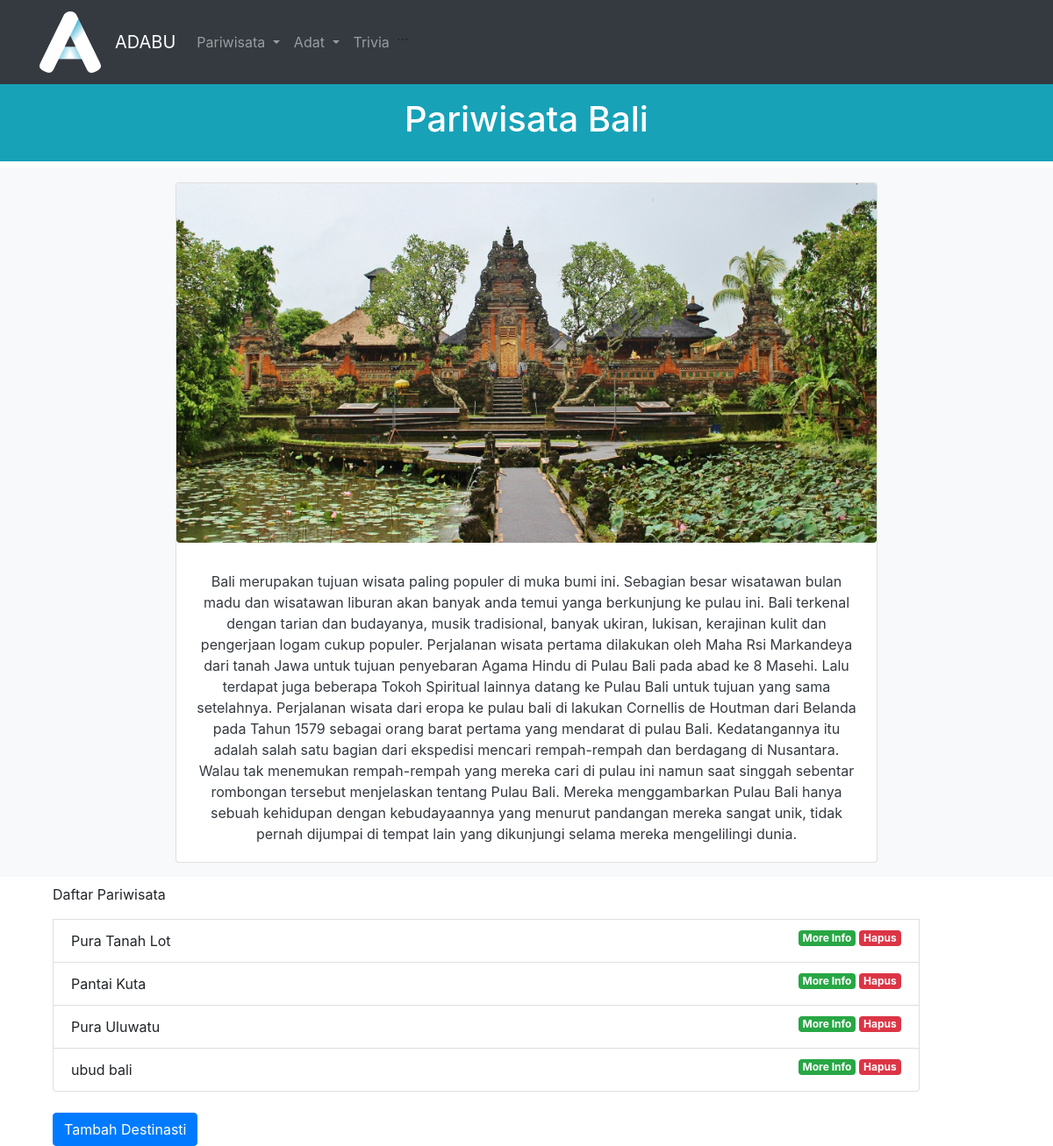
The page /public/Bali on the database its author committed.
### tables this page shows
CREATE TABLE `dbbali` (
  `id` int(5) NOT NULL,
  `nama_wisata` varchar(200) NOT NULL,
  `keterangan` varchar(5000) NOT NULL,
  `gambar` varchar(100) NOT NULL
);

### app/core/Controller.php (called while the page is built, shortened)
<?php
class Controller{
    public function view($view, $data = [])
    {
        require_once '../app/views/' . $view . '.php';
    }
    public function model($model)
    {
        return new $model;
    }
}

### app/controllers/Bali.php (called while the page is built, shortened)
<?php
class Bali extends Controller{
    public function index($nama = 'Pariwisata Bali')
    {
        $data['nama'] = $nama;
        $data['judul'] = 'bali';
        $data['pb'] = $this->model('Balipari_model')->getAllPariwisata();
        $this->view('templates/header', $data);
        $this->view('bali/index', $data);
        $this->view('templates/footer');
    }
}

### app/core/App.php (called while the page is built, shortened)
<?php
class App{
    protected $method = 'index';
    protected $params = [];
    public function __construct()
    {
       $this->controller = new $this->controller;
       call_user_func_array([$this->controller, $this->method], $this->params);
    }
}

### public/index.php (called while the page is built, shortened)
<?php
$app = new App;

### app/core/Database.php (called while the page is built, shortened)
<?php
class Database{
    private $host = DB_HOST;
    private $user = DB_USER;
    private $pass = DB_PASS;
    private $db_name = DB_NAME;
    private $dbh;
    private $stmt;
    public function __construct()
    {
        $dsn = 'mysql:host=' . $this->host . ';dbname=' . $this->db_name;
        $option = [
            PDO::ATTR_PERSISTENT => true,
            PDO::ATTR_ERRMODE => PDO::ERRMODE_EXCEPTION
        ];
        try{
            $this->dbh = new PDO($dsn, $this->user, $this->pass, $option);
        }catch(PDOException $e){
            die($e->getMessage());
        }
    }
    public function query($query)
    {
        $this->stmt = $this->dbh->prepare($query);
    }
    public function execute()
    {
        $this->stmt->execute();
    }
    public function resultSet()
    {
        $this->execute();
        return $this->stmt->fetchAll(PDO::FETCH_ASSOC);
    }
}

### app/models/Balipari_model.php (called while the page is built, shortened)
<?php
class Balipari_model{
    private $table = 'dbbali';
    private $db;
    public function __construct()
    {
      $this->db = new Database;
    }
    public function getAllPariwisata()
    {
        $this->db->query('SELECT * FROM ' . $this->table );
        return $this->db->resultSet();
    }
}

### app/views/bali/index.php (the view, shortened to what this page needs)
<div class="p-3 mb-2 bg-info text-white"><center><h1><?= $data['nama'] ;?></h1></center></div>
<div class="p-3 mb-2 bg-light text-dark">
    <center><div class="card" style="width: 50rem;">
    <img src="<?= BASEURL ;?>/img/gbrbali/ubud.jpg" class="card-img-top rounded mx-auto d-block" alt="" width="300">
        <div class="card-body">
            <p class="card-text"> Bali merupakan tujuan wisata paling populer di muka bumi ini. Sebagian besar wisatawan bulan madu dan wisatawan liburan akan banyak anda temui yanga berkunjung ke pulau ini.
Bali terkenal dengan tarian dan budayanya, musik tradisional, banyak ukiran, lukisan, kerajinan kulit dan pengerjaan logam cukup populer.
Perjalanan wisata pertama dilakukan oleh Maha Rsi Markandeya dari tanah Jawa untuk tujuan penyebaran Agama Hindu di Pulau Bali pada abad ke 8 Masehi.
Lalu terdapat juga beberapa Tokoh Spiritual lainnya datang ke Pulau Bali untuk tujuan yang sama setelahnya.
Perjalanan wisata dari eropa ke pulau bali di lakukan Cornellis de Houtman dari Belanda pada Tahun 1579 sebagai orang barat pertama yang mendarat di pulau Bali. Kedatangannya itu adalah salah satu bagian dari ekspedisi mencari rempah-rempah dan berdagang di Nusantara.
Walau tak menemukan rempah-rempah yang mereka cari di pulau ini namun saat singgah sebentar rombongan tersebut menjelaskan tentang Pulau Bali.
Mereka menggambarkan Pulau Bali hanya sebuah kehidupan dengan kebudayaannya yang menurut pandangan mereka sangat unik, tidak pernah dijumpai di tempat lain yang dikunjungi selama mereka mengelilingi dunia.</p>
        </div>
    </div></center>
</div>
<div class="container">
    <div class="row-5">
        <div class="col-11">
            <ul class="list-group">
            <p>Daftar Pariwisata </p>
                <?php foreach ($data['pb'] as $pb ): ?>
                    <li class="list-group-item">
                    <?= $pb['nama_wisata'] ;?>
                    <a href="<?= BASEURL ;?>/bali/hapus/<?= $pb['id']  ?>" class="badge badge-danger float-right ml-1" onclick="return confirm('apakah anda ingin menghapus destinasti ini?');">Hapus</a>
                    <a href="<?= BASEURL ;?>/bali/info/<?= $pb['id']  ?>" class="badge badge-success float-right">More Info</a>
                    </li>
                <?php endforeach; ?>
            </ul>
            <br>
            <button type="button" class="btn btn-primary" data-toggle="modal" data-target="#formModal">
                Tambah Destinasti
            </button>
        </div>
    </div>
</div>

### app/views/templates/header.php (shortened to what this page needs)
<!DOCTYPE html>
<html lang="en">
<head>
    <link rel="stylesheet"  href="<?= BASEURL;  ?>/css/bootstrap.css" >
</head>
<body>
<nav class="navbar navbar-expand-lg navbar navbar navbar navbar-dark bg-dark">
    <div class="container">
        <a class="navbar-brand" href="#">
            <img src="<?= BASEURL;  ?>/img/A.png" width="70" height="70" class="d-inline-block align-top" alt="">
        </a>
        <a class="navbar-brand" href="<?= BASEURL;  ?>">ADABU</a>
        <div class="collapse navbar-collapse" id="navbarNavAltMarkup">
        <div class="navbar-nav">
        <ul class="nav nav-pills " id="pills-tab" role="tablist">
            <li class="nav-item dropdown"  role="presentation">
                <a class="nav-link dropdown-toggle" href="#" id="navbarDropdownMenuLink" role="button" data-toggle="dropdown" aria-haspopup="true" aria-expanded="false">
                Pariwisata
                </a>
            </li>
            <li class="nav-item dropdown"  role="presentation">
                <a class="nav-link dropdown-toggle" href="#" id="navbarDropdownMenuLink" role="button" data-toggle="dropdown" aria-haspopup="true" aria-expanded="false">
                Adat
                </a>
            </li>
            <li class="nav-item">
                <a class="nav-link"  href="<?= BASEURL ;?>/About" role="tab" aria-controls="pills-contact" aria-selected="false">Trivia</a>
            </li>
        </ul>
        <div class="tab-content" id="pills-tabContent">
        <div class="tab-pane fade show active" id="pills-home" role="tabpanel" aria-labelledby="pills-home-tab">...</div>
        </div>
        </div>
    </div>
</nav>

### app/views/templates/footer.php (shortened to what this page needs)
</body>
</html>

### rows shown on the page
dbbali: nama_wisata "Pura Tanah Lot"
dbbali: nama_wisata "Pantai Kuta"
dbbali: nama_wisata "Pura Uluwatu"
dbbali: nama_wisata "ubud bali"

### other values the page prints
$data['nama'] "Pariwisata Bali"
